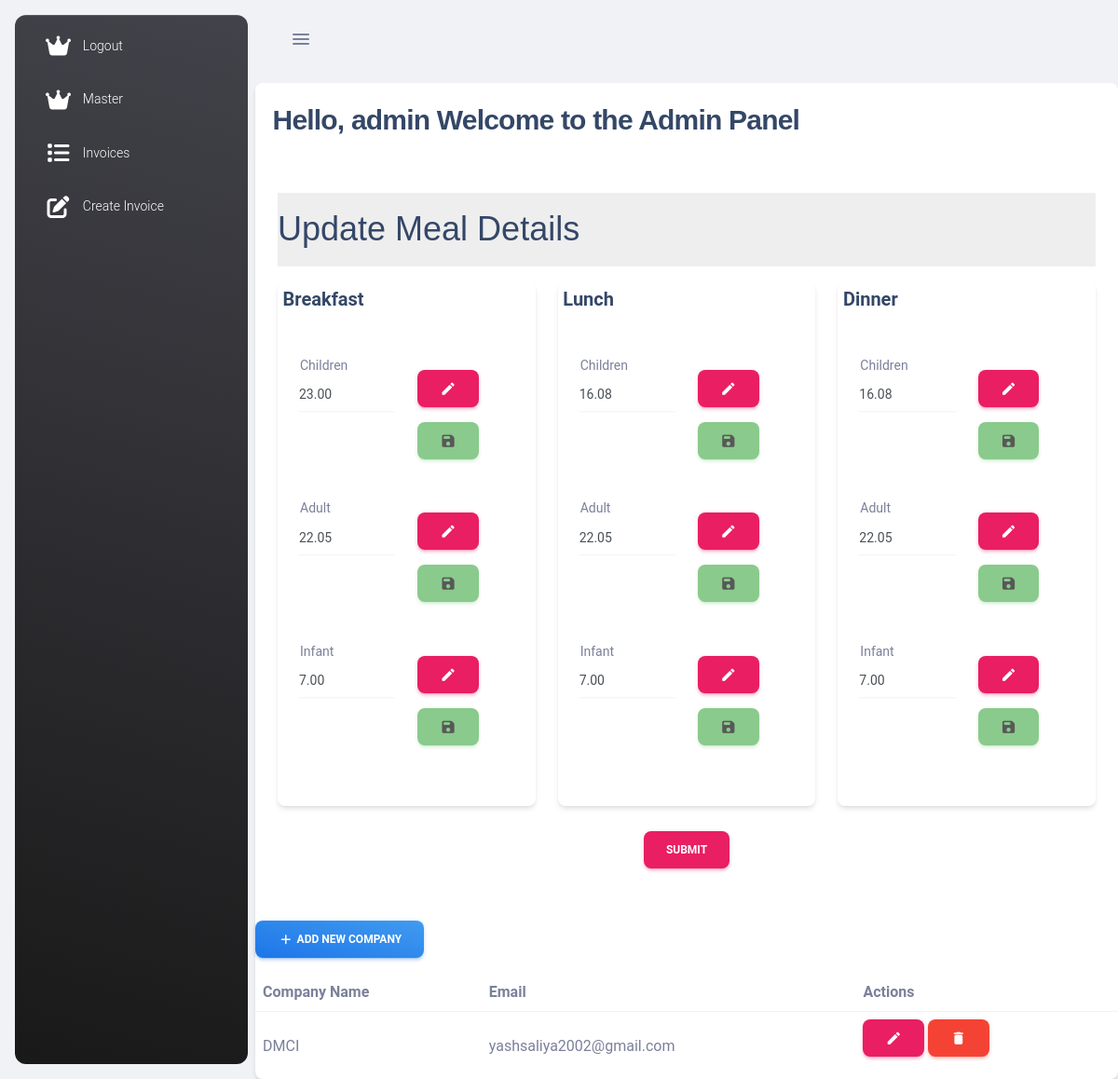
The page /master (signed in) on the database as committed earlier.
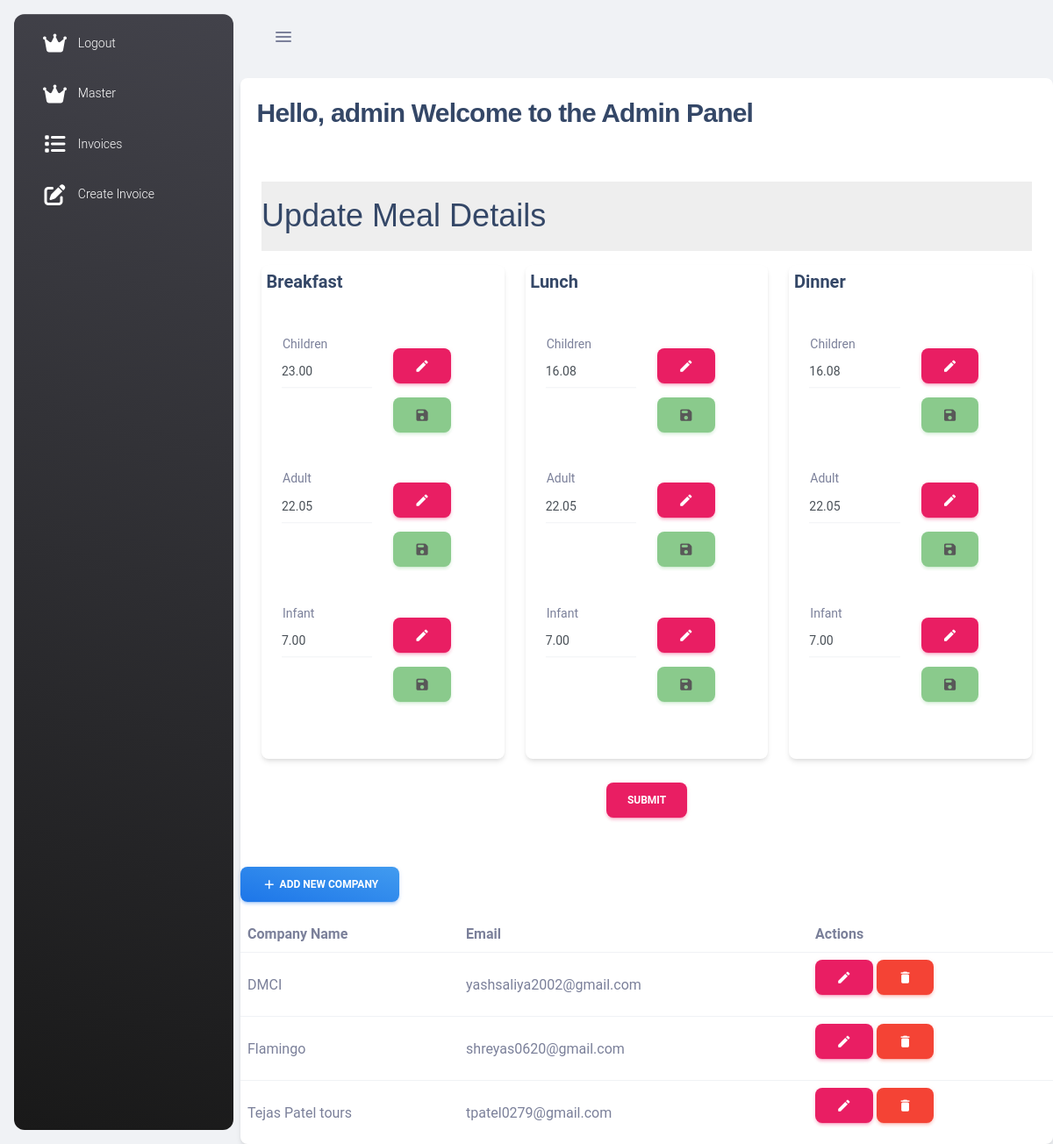
The same page on the database as committed later.
### invoice/models.py (models this page shows, shortened)
class MainCompany(models.Model):
    name = models.CharField(max_length=120)
    address1 = models.CharField(max_length = 500)
    address2 = models.CharField(max_length = 500,default= "")
    phone = models.CharField(max_length = 20,blank = True)
    email = models.EmailField(max_length = 254)
    website = models.CharField(max_length = 100,blank=True)
    user = models.ForeignKey(User,on_delete=models.CASCADE)

### invoice/views.py (the view)
# urls.py: path('master',home,name= 'master'),
@login_required(login_url='/login')
def home(request):
    companies = MainCompany.objects.filter(user = request.user.id)
    adBfPrice = Prices.objects.get(name = 'adults Breakfast')
    chBfPrice = Prices.objects.get(name = 'children Breakfast')
    inBfPrice = Prices.objects.get(name = 'infants Breakfast')
    adLuPrice = Prices.objects.get(name = 'adults Lunch')
    chLuPrice = Prices.objects.get(name = 'children Lunch')
    inLuPrice = Prices.objects.get(name = 'infants Lunch')
    adDiPrice = Prices.objects.get(name = 'adults Dinner')
    chDiPrice = Prices.objects.get(name = 'children Dinner')
    inDiPrice = Prices.objects.get(name = 'infants Dinner')
    context = {'adBf':adBfPrice.price,'chBf':chBfPrice.price,'inBf':inBfPrice.price,
                'adLu':adLuPrice.price,'chLu':chLuPrice.price,'inLu':inLuPrice.price,
                'adDi':adDiPrice.price,'chDi':chDiPrice.price,'inDi':inDiPrice.price,
                'companies':companies}
    return render(request,'master.html',context)

### invoice/templates/master.html (shortened to what the changed rows need)
{% extends 'base/base.html' %}
{% load mathfilters %}
{% block content %}
<div class="card border-radius-lg" style="margin-top: 5px">
    <div class="card-body">
        <div class="accordion" id="accordionExample">
        <div class="accordion-item">
            <h2
            class="accordion-header"
            id="headingOne"
            style="background-color: rgb(238, 238, 238)"
            >
            <button
                class="accordion-button"
                type="button"
                data-bs-toggle="collapse"
                data-bs-target="#collapseOne"
                aria-expanded="true"
                aria-controls="collapseOne"
            >
                Update Meal Details
            </button>
            </h2>
        </div>
        </div>
    </div>
    <div class = "row justify-content-center">
        <div class = "col">
            <div class = "table-responsive">
                <table class = "table align-items-center mb-0">
                    <tr>
                        <th>
                            Company Name
                        </th>
                        <th>
                            Email
                        </th>
                        <th>
                            Actions
                        </th>
                    </tr>
                    {% for company in companies %}
                        <tr>
                            <td>
                                {{company.name}}
                            </td>
                            <td>
                                {{company.email}}
                            </td>
                            <td>
                                <button class="btn btn-icon btn-2 btn-primary" type="button" id = "{{company.id}}-c" onclick = "edc(this.id)" data-bs-toggle="modal" data-bs-target="#edit{{company.id}}">
                                    <span class="btn-inner--icon"><i class="material-icons">edit</i></span>
                                </button>
                                <button class="btn btn-icon btn-2 btn-danger" type="button" id = '{{company.id}}-d' onclick = "del('{{company.id}}')">
                                    <span class="btn-inner--icon"><i class="material-icons">delete</i></span>
                                </button>
                            </td>
                        </tr>
                    {% endfor %}
                </table>
            </div>
        </div>
    </div>
</div>
{% endblock %}

Rows that differ between the two databases and show on the page:
added MainCompany: name "Flamingo", email "shreyas0620@gmail.com"
added MainCompany: name "Tejas Patel tours", email "tpatel0279@gmail.com"
